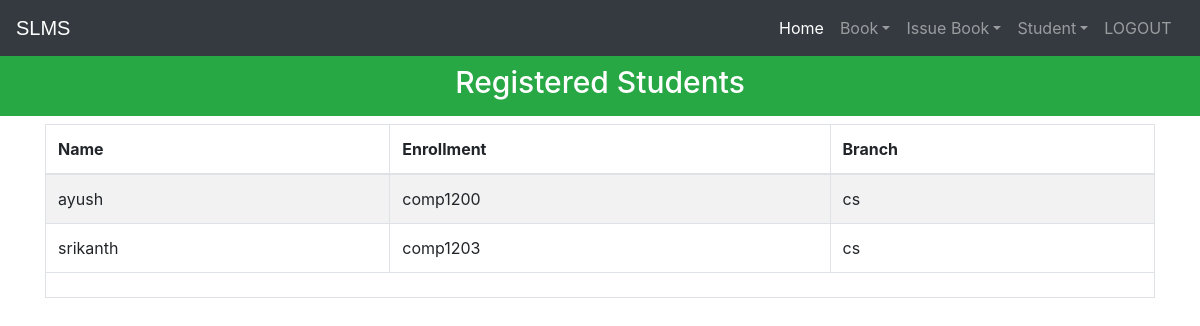
The app's page /viewstudent (signed in) with its own data.
### library/models.py (models this page shows, shortened)
class StudentExtra(models.Model):
    user=models.OneToOneField(User,on_delete=models.CASCADE)
    enrollment = models.CharField(max_length=40)
    branch = models.CharField(max_length=40)
    @property
    def get_name(self):
        return self.user.first_name

### library/views.py (the view)
# urls.py: path('viewstudent', views.viewstudent_view),
@login_required(login_url='adminlogin')
@user_passes_test(is_admin)
def viewstudent_view(request):
    students=models.StudentExtra.objects.all()
    return render(request,'library/viewstudent.html',{'students':students})

### library/views.py (called while the page is built)
def is_admin(user):
    return user.groups.filter(name='ADMIN').exists()

### templates/library/viewstudent.html (shortened to what this page needs)
<!DOCTYPE html>
<html lang="en" dir="ltr">
  <head>
  </head>
  <body>
    {% include "library/navbaradmin.html" %}
    <br>
    <br>
    <h3 class="p-3 mb-2 bg-success text-white" style = 'font-size: 30px;text-align:center;'>Registered Students</h3>
    {% if students%}
<div class="container">
  <table class="table table-hover table-condensed table-striped table-bordered">
    <thead>
    <tr>
    <th>Name</th>
    <th>Enrollment</th>
    <th>Branch</th>
    </tr>
    </thead>
    <tfoot>
    <tr>
    <td colspan="3">
    </td>
    </tr>
    </tfoot>
    <tbody>
      {% for s in students %}
        <tr>
          <td>{{s.get_name}}</td>
          <td>{{s.enrollment}}</td>
          <td>{{s.branch}}</td>
        </tr>
      {% endfor %}
    </tbody>
    </table>
</div>
{%else%}
<h1> No Student Registered in Library</h1>
{%endif%}
<br><br><br><br><br><br>
<br><br><br>
  {% include "library/footer.html" %}
  </body>
</html>

### records on screen
StudentExtra: get_name "ayush", enrollment "comp1200", branch "cs"
StudentExtra: get_name "srikanth", enrollment "comp1203", branch "cs"
